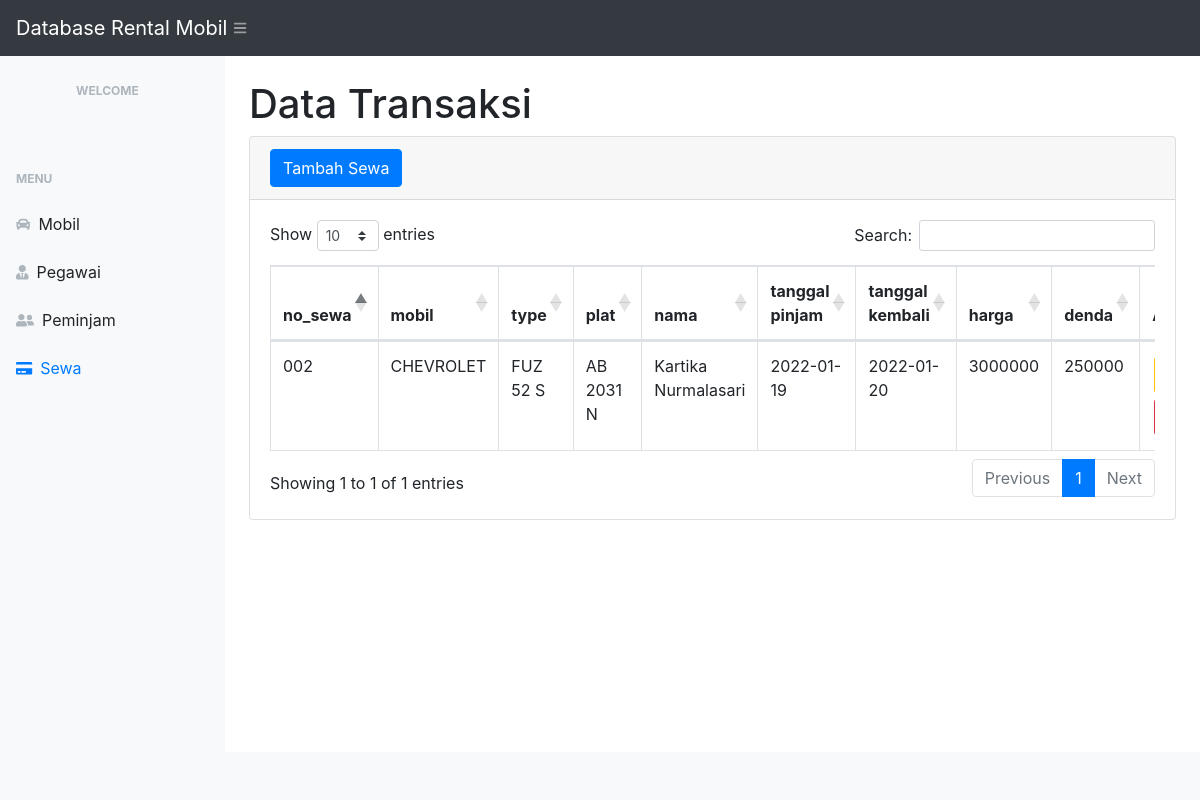
Page /sewa.php on the committed database.
### tables this page shows
CREATE TABLE `sewa` (
  `no_sewa` varchar(20) NOT NULL,
  `id_mobil` varchar(20) NOT NULL,
  `nik` varchar(20) NOT NULL,
  `id_pegawai` varchar(20) NOT NULL,
  `tgl_pinjam` date NOT NULL,
  `tgl_kembali` date NOT NULL,
  `harga` int(10) NOT NULL,
  `denda` int(10) NOT NULL
);

CREATE TABLE `mobil` (
  `id_mobil` varchar(20) NOT NULL,
  `plat` varchar(20) NOT NULL,
  `merk` varchar(20) NOT NULL,
  `type` varchar(20) NOT NULL,
  `jenis` varchar(20) NOT NULL,
  `warna` varchar(50) NOT NULL,
  `bahan_bakar` varchar(10) NOT NULL
);

CREATE TABLE `peminjam` (
  `nik` varchar(20) NOT NULL,
  `nama` varchar(50) NOT NULL,
  `jenis_kelamin` varchar(10) NOT NULL,
  `alamat` text NOT NULL,
  `no_telp` varchar(15) NOT NULL
);

### sewa.php (the view, shortened to what this page needs)
<?php
require 'function.php';
?>
<!DOCTYPE html>
<html lang="en">
<head>
    <link href="css/styles.css" rel="stylesheet" />
    <link href="https://cdn.datatables.net/1.10.20/css/dataTables.bootstrap4.min.css" rel="stylesheet" />
</head>
<body class="sb-nav-fixed">
    <nav class="sb-topnav navbar navbar-expand navbar-dark bg-dark">
        <a class="navbar-brand" href="index.php">Database Rental Mobil</a>
        <button class="btn btn-link btn-sm order-1 order-lg-0" id="sidebarToggle" href="#"><i class="fas fa-bars"></i></button>
    </nav>
    <div id="layoutSidenav">
        <div id="layoutSidenav_nav">
            <nav class="sb-sidenav accordion sb-sidenav-light" id="sidenavAccordion">
                <div class="sb-sidenav-menu">
                    <div class="nav">
                            <div>
                                <h3 class="sb-sidenav-menu-heading" style="margin-left: 60px;">Welcome</h3>
                            </div>
                            <div class="sb-sidenav-menu-heading">Menu</div>
                            <a class="nav-link" href="index.php">
                            <div class="sb-nav-link-icon"><i class="fas fa-car"></i></div>
                            Mobil
                        </a>
                        <a class="nav-link" href="pegawai.php">
                            <div class="sb-nav-link-icon"><i class="fas fa-user-tie"></i></div>
                            Pegawai
                        </a>
                        <a class="nav-link" href="peminjam.php">
                            <div class="sb-nav-link-icon"><i class="fas fa-user-friends"></i></div>
                            Peminjam
                        </a>
                        <a class="nav-link" href="sewa.php">
                            <div class="sb-nav-link-icon"><i class="fas fa-credit-card"></i></div>
                            Sewa
                        </a>
                    </div>
                </div>
            </nav>
        </div>
        <div id="layoutSidenav_content">
            <main>
                <div class="container-fluid">
                    <h1 class="mt-4">Data Transaksi</h1>
                    <div class="card mb-4">
                        <div class="card-header">
                            <button type="button" class="btn btn-primary" data-toggle="modal" data-target="#transaksimodal">
                                Tambah Sewa
                            </button>
                        </div>
                        <div class="card-body">
                            <div class="table-responsive">
                                <table class="table table-bordered" id="dataTable" width="100%" cellspacing="0">
                                    <thead>
                                        <tr>
                                            <th>no_sewa</th>
                                            <th>mobil</th>
                                            <th>type</th>
                                            <th>plat</th>
                                            <th>nama</th>
                                            <th>tanggal pinjam</th>
                                            <th>tanggal kembali</th>
                                            <th>harga</th>
                                            <th>denda</th>
                                            <th>Action</th>
                                        </tr>
                                    </thead>
                                    <tbody>
                                        <?php
                                        $viewtransaksi = mysqli_query($conn, "select * from sewa left join mobil on sewa.id_mobil=mobil.id_mobil left join peminjam on sewa.nik=peminjam.nik left join pegawai on sewa.id_pegawai=pegawai.id_pegawai");
                                        while ($data = mysqli_fetch_array($viewtransaksi)) {
                                            $no_sewa = $data['no_sewa'];
                                            $merk = $data['merk'];
                                            $type = $data['type'];
                                            $plat = $data['plat'];
                                            $nama = $data['nama'];
                                            $tgl_pinjam = $data['tgl_pinjam'];
                                            $tgl_kembali = $data['tgl_kembali'];
                                            $harga = $data['harga'];
                                            $denda = $data['denda'];
                                        ?>
                                            <tr>
                                                <td><?= $no_sewa; ?></td>
                                                <td><?= $merk; ?></td>
                                                <td><?= $type; ?></td>
                                                <td><?= $plat; ?></td>
                                                <td><?= $nama; ?></td>
                                                <td><?= $tgl_pinjam; ?></td>
                                                <td><?= $tgl_kembali; ?></td>
                                                <td><?= $harga; ?></td>
                                                <td><?= $denda; ?></td>
                                                <td>
                                                </td>
                                            </tr>
                                        <?php
                                        };
                                        ?>
                                    </tbody>
                                </table>
                            </div>
                        </div>
                    </div>
                </div>
            </main>
            <footer class="py-4 bg-light mt-auto">
            </footer>
        </div>
    </div>
</body>
</html>

### rows in the picture
sewa: no_sewa "002", id_mobil.merk "CHEVROLET", id_mobil.type "FUZ 52 S", id_mobil.plat "AB 2031 N", nik.nama "Kartika Nurmalasari", tgl_pinjam "2022-01-19", tgl_kembali "2022-01-20", harga "3000000", denda "250000"
